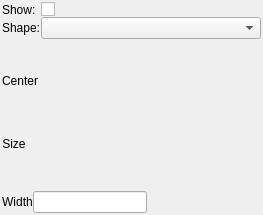
<?xml version="1.0" encoding="UTF-8"?>
<ui version="4.0">
 <class>Form</class>
 <widget class="QWidget" name="Form">
  <property name="geometry">
   <rect>
    <x>0</x>
    <y>0</y>
    <width>263</width>
    <height>215</height>
   </rect>
  </property>
  <property name="windowTitle">
   <string>Form</string>
  </property>
  <layout class="QVBoxLayout" name="verticalLayout">
   <property name="spacing">
    <number>0</number>
   </property>
   <property name="leftMargin">
    <number>2</number>
   </property>
   <property name="topMargin">
    <number>2</number>
   </property>
   <property name="rightMargin">
    <number>2</number>
   </property>
   <property name="bottomMargin">
    <number>2</number>
   </property>
   <item>
    <layout class="QFormLayout" name="formLayout">
     <item row="0" column="0">
      <widget class="QLabel" name="label_4">
       <property name="text">
        <string>Show:</string>
       </property>
      </widget>
     </item>
     <item row="0" column="1">
      <widget class="PyDMCheckbox" name="PyDMCheckbox_3">
       <property name="toolTip">
        <string/>
       </property>
       <property name="channel" stdset="0">
        <string>haven://${AD}.overlays.overlay_${OV}.use</string>
       </property>
      </widget>
     </item>
     <item row="1" column="0">
      <widget class="QLabel" name="label_3">
       <property name="text">
        <string>Shape:</string>
       </property>
      </widget>
     </item>
     <item row="1" column="1">
      <widget class="PyDMEnumComboBox" name="PyDMEnumComboBox">
       <property name="toolTip">
        <string/>
       </property>
       <property name="channel" stdset="0">
        <string>haven://${AD}.overlays.overlay_${OV}.shape</string>
       </property>
      </widget>
     </item>
    </layout>
   </item>
   <item>
    <layout class="QHBoxLayout" name="horizontalLayout_3">
     <item>
      <widget class="PyDMSlider" name="PyDMSlider_3">
       <property name="enabled">
        <bool>true</bool>
       </property>
       <property name="mouseTracking">
        <bool>false</bool>
       </property>
       <property name="tabletTracking">
        <bool>false</bool>
       </property>
       <property name="toolTip">
        <string/>
       </property>
       <property name="channel" stdset="0">
        <string>haven://${AD}.overlays.overlay_${OV}.position_y</string>
       </property>
       <property name="orientation" stdset="0">
        <number>2</number>
       </property>
       <property name="userMaximum" stdset="0">
        <double>3000.000000000000000</double>
       </property>
       <property name="userMinimum" stdset="0">
        <double>0.000000000000000</double>
       </property>
       <property name="userDefinedLimits" stdset="0">
        <bool>true</bool>
       </property>
      </widget>
     </item>
     <item>
      <layout class="QVBoxLayout" name="verticalLayout_4">
       <item>
        <widget class="QLabel" name="label_5">
         <property name="text">
          <string>Center</string>
         </property>
         <property name="alignment">
          <set>Qt::AlignmentFlag::AlignCenter</set>
         </property>
        </widget>
       </item>
       <item>
        <widget class="PyDMSlider" name="PyDMSlider_2">
         <property name="enabled">
          <bool>false</bool>
         </property>
         <property name="toolTip">
          <string/>
         </property>
         <property name="rules" stdset="0">
          <string>[]</string>
         </property>
         <property name="channel" stdset="0">
          <string>haven://${AD}.overlays.overlay_${OV}.position_x</string>
         </property>
         <property name="userDefinedLimits" stdset="0">
          <bool>true</bool>
         </property>
         <property name="userMinimum" stdset="0">
          <double>0.000000000000000</double>
         </property>
         <property name="userMaximum" stdset="0">
          <double>3000.000000000000000</double>
         </property>
         <property name="num_steps" stdset="0">
          <number>101</number>
         </property>
        </widget>
       </item>
      </layout>
     </item>
     <item>
      <spacer name="horizontalSpacer_4">
       <property name="orientation">
        <enum>Qt::Orientation::Horizontal</enum>
       </property>
       <property name="sizeHint" stdset="0">
        <size>
         <width>40</width>
         <height>20</height>
        </size>
       </property>
      </spacer>
     </item>
    </layout>
   </item>
   <item>
    <layout class="QHBoxLayout" name="horizontalLayout_8">
     <item>
      <widget class="PyDMSlider" name="PyDMSlider_6">
       <property name="toolTip">
        <string/>
       </property>
       <property name="channel" stdset="0">
        <string>haven://${AD}.overlays.overlay_${OV}.size_y</string>
       </property>
       <property name="orientation" stdset="0">
        <number>2</number>
       </property>
       <property name="userMaximum" stdset="0">
        <double>3000.000000000000000</double>
       </property>
       <property name="userMinimum" stdset="0">
        <double>0.000000000000000</double>
       </property>
       <property name="userDefinedLimits" stdset="0">
        <bool>true</bool>
       </property>
      </widget>
     </item>
     <item>
      <layout class="QVBoxLayout" name="verticalLayout_5">
       <item>
        <widget class="QLabel" name="label_6">
         <property name="text">
          <string>Size</string>
         </property>
         <property name="alignment">
          <set>Qt::AlignmentFlag::AlignCenter</set>
         </property>
        </widget>
       </item>
       <item>
        <widget class="PyDMSlider" name="PyDMSlider_5">
         <property name="toolTip">
          <string/>
         </property>
         <property name="channel" stdset="0">
          <string>haven://${AD}.overlays.overlay_${OV}.size_x</string>
         </property>
         <property name="userMaximum" stdset="0">
          <double>3000.000000000000000</double>
         </property>
         <property name="userMinimum" stdset="0">
          <double>0.000000000000000</double>
         </property>
         <property name="userDefinedLimits" stdset="0">
          <bool>true</bool>
         </property>
        </widget>
       </item>
      </layout>
     </item>
     <item>
      <spacer name="horizontalSpacer_5">
       <property name="orientation">
        <enum>Qt::Orientation::Horizontal</enum>
       </property>
       <property name="sizeHint" stdset="0">
        <size>
         <width>40</width>
         <height>20</height>
        </size>
       </property>
      </spacer>
     </item>
    </layout>
   </item>
   <item>
    <layout class="QHBoxLayout" name="horizontalLayout_11">
     <item>
      <layout class="QVBoxLayout" name="verticalLayout_8">
       <item>
        <widget class="QLabel" name="label_9">
         <property name="text">
          <string>Width</string>
         </property>
         <property name="alignment">
          <set>Qt::AlignmentFlag::AlignCenter</set>
         </property>
        </widget>
       </item>
      </layout>
     </item>
     <item>
      <widget class="QLineEdit" name="lineEdit">
       <property name="channel" stdset="0">
        <string>haven://${AD}.overlays.overlay_${OV}.widthX</string>
       </property>
      </widget>
     </item>
     <item>
      <spacer name="horizontalSpacer_8">
       <property name="orientation">
        <enum>Qt::Orientation::Horizontal</enum>
       </property>
       <property name="sizeHint" stdset="0">
        <size>
         <width>40</width>
         <height>20</height>
        </size>
       </property>
      </spacer>
     </item>
    </layout>
   </item>
  </layout>
 </widget>
 <customwidgets>
  <customwidget>
   <class>PyDMSlider</class>
   <extends>QFrame</extends>
   <header>pydm.widgets.slider</header>
   <container>1</container>
  </customwidget>
  <customwidget>
   <class>PyDMCheckbox</class>
   <extends>QCheckBox</extends>
   <header>pydm.widgets.checkbox</header>
  </customwidget>
  <customwidget>
   <class>PyDMEnumComboBox</class>
   <extends>QComboBox</extends>
   <header>pydm.widgets.enum_combo_box</header>
  </customwidget>
 </customwidgets>
 <resources/>
 <connections/>
</ui>
